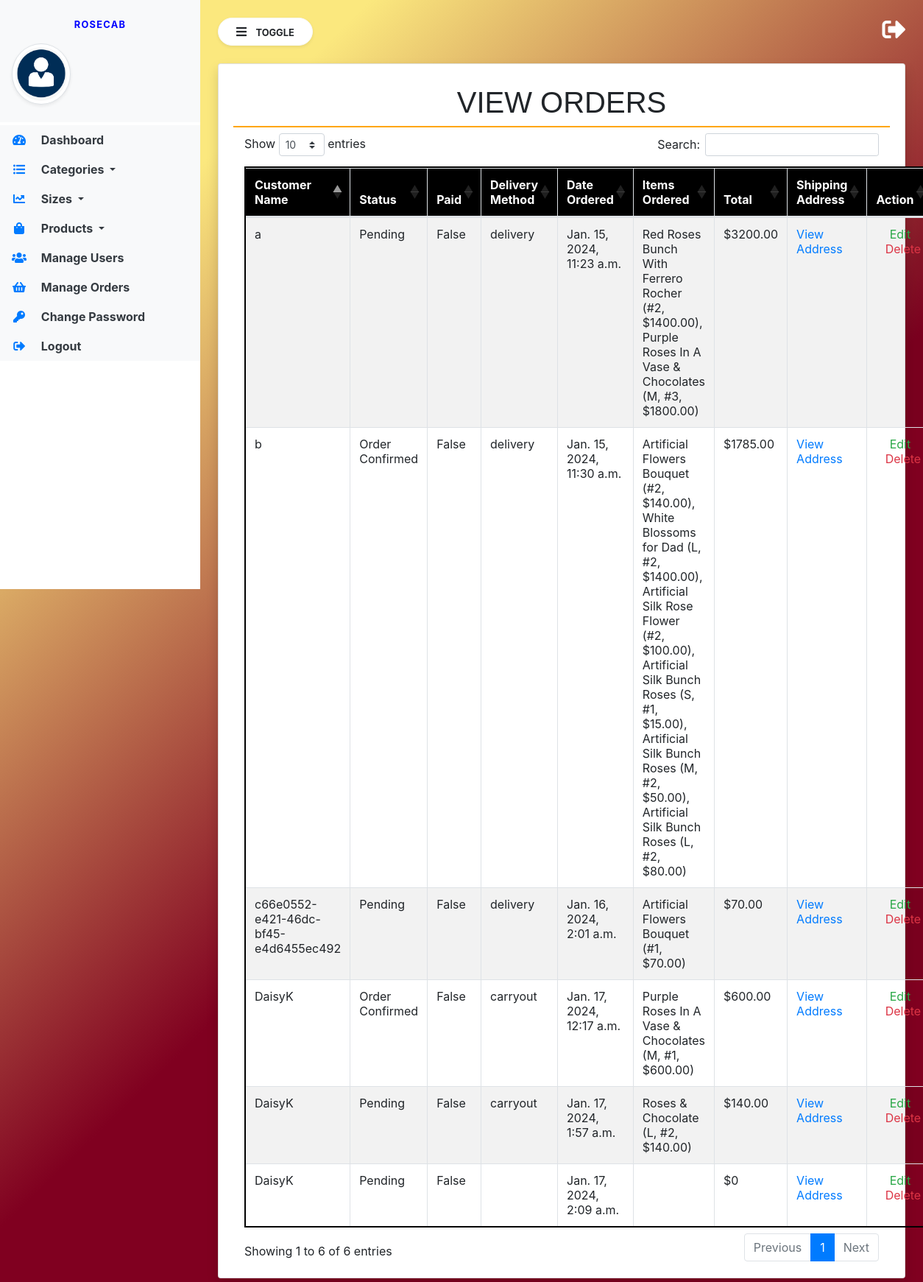
The page /view_order/ on the database as committed earlier.
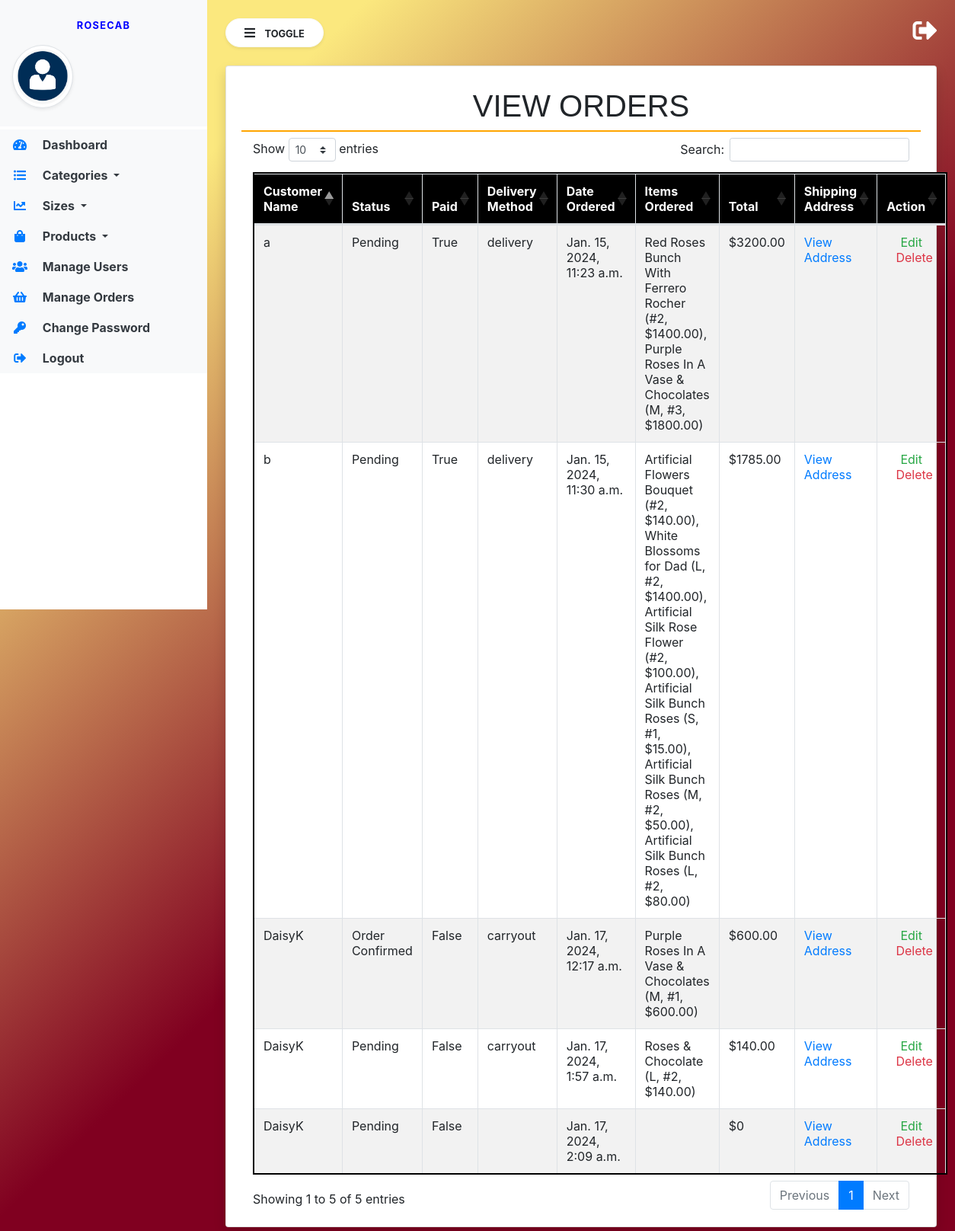
The same page on the database as committed later.
### order/models.py (models this page shows, shortened)
class Order(models.Model):
    PAYMENT_CHOICES = (("cash", "cash"), ("online", "online"))
    DELIVERY_CHOICES = (("delivery", "delivery"), ("carryout", "carryout"))
    transaction_id = models.UUIDField(
        primary_key=True, default=uuid.uuid4, editable=True
    )
    customer = models.ForeignKey(Customer, on_delete=models.CASCADE)
    STATUS =(
        ('Pending','Pending'),
        ('Order Confirmed','Order Confirmed'),
        ('Out for Delivery','Out for Delivery'),
        ('Delivered','Delivered'),
    )
    status=models.CharField(max_length=50,null=True,choices=STATUS,default='Pending')
    date_ordered = models.DateTimeField(auto_now_add=True)
    date_modified = models.DateTimeField(auto_now=True)
    complete = models.BooleanField(default=False)
    paid = models.BooleanField(default=False)
    payment_method = models.CharField(max_length=10, choices=PAYMENT_CHOICES)
    delivery_method = models.CharField(max_length=10, choices=DELIVERY_CHOICES)
    shipping = models.ForeignKey(
        "ShippingAddress", on_delete=models.SET_NULL, blank=True, null=True
    )
    pickup = models.ForeignKey(
        "PickUpDetail", on_delete=models.SET_NULL, blank=True, null=True
    )
    coupon = models.ForeignKey(
        "Coupon", on_delete=models.SET_NULL, blank=True, null=True
    )
    email = models.EmailField(max_length=70, null=True, blank=True)
    phone = models.CharField(max_length=20, null=True, blank=True)
    @property
    def get_cart_subtotal(self):
        order_items = self.orderitem_set.all()
        total = sum([item.get_total for item in order_items])
        return total
    get_cart_subtotal.fget.short_description = "Subtotal"
    @property
    def get_cart_total(self):
        total = self.get_cart_subtotal
        if self.coupon:
            total = total - self.get_coupon_value
        return total
    get_cart_total.fget.short_description = "Total"
    @property
    def get_cart_items(self):
        order_items = self.orderitem_set.all()
        total = sum([item.quantity for item in order_items])
        return total
    get_cart_items.fget.short_description = "# Items"
    @property
    def display_items(self):
        order_items = self.orderitem_set.all()
        ticker, l = 1, len(order_items)
        product_titles = str()
        for item in order_items:
            add_comma = ", " if l > 1 and ticker != l else ""
            if item.variation:
                product_title = f"""{item.product.name}
                ({item.variation.get_size},
                #{item.quantity}, ${item.get_total}){add_comma}"""
            else:
                product_title = f"""{item.product.name}
                (#{item.quantity}, ${item.get_total}){add_comma}"""
            product_titles += product_title
            ticker += 1
        return product_titles
    @property
    def get_coupon_value(self):
        if self.coupon:
            if self.coupon.discount_type == "Percent":
                coupon_value = round(
                    self.get_cart_subtotal * self.coupon.discount_amount / 100, 2
                )
            else:
                coupon_value = self.coupon.discount_amount
        else:
            coupon_value = None
        return coupon_value
    get_coupon_value.fget.short_description = "Coupon"

class OrderItem(models.Model):
    product = models.ForeignKey(Product, on_delete=models.CASCADE)
    order = models.ForeignKey(Order, on_delete=models.CASCADE)
    variation = models.ForeignKey(
        ProductVariant, on_delete=models.SET_NULL, blank=True, null=True
    )
    quantity = models.IntegerField(default=0)
    date_added = models.DateTimeField(auto_now_add=True)
    @property
    def get_total(self):
        if self.product.has_variants:
            total = self.variation.price * self.quantity
        else:
            total = self.product.price * self.quantity
        return total
    get_total.fget.short_description = "Total"
    def image_tag(self):
        return mark_safe(
            f'<img src="{self.product.image.url}" width="100" height="100" />'
        )
    image_tag.short_description = "Image"

### users/models.py (models this page shows)
class Customer(models.Model):
    user = models.OneToOneField("User", null=True, blank=True, on_delete=models.CASCADE)
    device = models.CharField(max_length=200, null=True, blank=True)
    created_at = models.DateTimeField(auto_now_add=True)
    def __str__(self):
        return self.user.username if self.user else self.device

class User(AbstractUser):
    email = models.EmailField(unique=True)
    REQUIRED_FIELDS = [
        "email",
    ]

### store/models.py (models this page shows, shortened)
class Product(models.Model):
    id = models.UUIDField(primary_key=True, default=uuid.uuid4, editable=False)
    name = models.CharField(max_length=100)
    price = models.DecimalField(max_digits=6, decimal_places=2, blank=True, null=True)
    desc = models.TextField(max_length=500, blank=True, null=True)
    image = models.ImageField(blank=True, upload_to="images")
    created_at = models.DateField(auto_now_add=True)
    updated_at = models.DateField(auto_now=True)
    product_category = models.ForeignKey(
        "Category", on_delete=models.CASCADE, null=True, blank=True
    )
    class Meta:
        ordering = ("product_category",)
    def image_tag(self):  # pragma: no cover
        if self.image:
            return mark_safe(f'<img src="{self.image.url}" width="100" height="100" />')
    image_tag.short_description = "Image"
    @property
    def has_variants(self):
        if self.productvariant_set.count() > 0:
            return True
        else:
            return False

class ProductVariant(models.Model):
    title = models.CharField(max_length=100, blank=True, null=True)
    product = models.ForeignKey(Product, on_delete=models.CASCADE)
    size = models.ForeignKey(Size, on_delete=models.CASCADE)
    price = models.DecimalField(max_digits=6, decimal_places=2)
    @property
    def get_size(self):
        return str(self.size)

class Size(models.Model):
    name = models.CharField(max_length=20, blank=True, null=True, unique=True)
    def __str__(self):
        return self.name

### custom_admin/views.py (the view)
# urls.py: path('view_order/', view_orders, name='view_orders'),
def view_orders(request):
    orders = Order.objects.all()
    context = {'orders': orders}
    return render(request, 'view_order.html', context)

### store/context_processors.py (called while the page is built)
def get_cart_quantity(request):
    if request.user.is_authenticated:
        try:
            customer = request.user.customer
        except:
            number_of_items = 0
    else:
        try:
            customer, created = Customer.objects.get_or_create(
                device=request.COOKIES["device"]
            )
        except:
            number_of_items = 0
    try:
        customer_order = Order.objects.filter(customer=customer, complete=False)[0]
        number_of_items = customer_order.get_cart_items
    except:
        number_of_items = 0
    return {"cart_quantity": number_of_items}

### templates/view_order.html (shortened to what this page needs)
{% extends 'admin_base.html' %}
{% block content %}
<div class="card shadow">
    <div class="card-body">
        <h1 class="p-2 text-center" style="border-bottom: 2px solid orange; font-family: 'Georgia', sans-serif; font-size: 2.5em; text-transform: uppercase;">
            View Orders</h1>
        <div class="container-fluid">
            <table class="table table-bordered table-striped" style="border: 2px solid black;" id="example">
                <thead style="background-color: black; color: white;">
                    <tr>
                        <th>Customer Name</th>
                        <th>Status</th>
                        <th>Paid</th>
                        <th>Delivery Method</th>
                        <th>Date Ordered</th>
                        <th>Items Ordered</th>
                        <th>Total</th>
                        <th>Shipping Address</th>
                        <th class="text-center">Action</th>
                    </tr>
                </thead>
                <tbody>
                    {% for order in orders %}
                        <tr>
                            <td>{{ order.customer }}</td>
                            <td>{{ order.status|default:"Pending" }}</td>
                            <td>{{ order.paid }}</td>
                            <td>{{ order.delivery_method }}</td>
                            <td>{{ order.date_ordered }}</td>
                            <td>{{ order.display_items }}</td>
                            <td>${{ order.get_cart_total }}</td>
                            <td><a href="{% url 'view_shipping_address' order.transaction_id %}" target="_blank">View Address</a></td>
                            <td class="text-center">
                                <a href="{% url 'edit_order' order.transaction_id %}" class="text-success">Edit</a>
                                <a href="#" class="text-danger ml-2" onclick="confirmDelete('{{ order.transaction_id }}')">Delete</a>
                            </td>
                        </tr>
                    {% endfor %}
                </tbody>
            </table>
        </div>
    </div>
</div>
<link rel="stylesheet" href="https://stackpath.bootstrapcdn.com/bootstrap/4.3.1/css/bootstrap.min.css">
<link rel="stylesheet" type="text/css" href="https://cdn.datatables.net/1.10.24/css/dataTables.bootstrap4.min.css">
{% endblock %}

### templates/admin_base.html (shortened to what this page needs)
{% load static %}
<html lang="en">
<head>
    <link rel="stylesheet" href="https://maxcdn.bootstrapcdn.com/bootstrap/4.3.1/css/bootstrap.min.css">
    <link rel="stylesheet" href="https://use.fontawesome.com/releases/v5.6.3/css/all.css"
>
    <link rel="stylesheet" type="text/css" href="{% static 'css/sidebar.css' %}">
</head>
<body>
{%include 'admin_navbar.html'%}
<div class="page-content p-4" id="content">
    <a href="/logout/" title="logout" class="float-right text-white"><i class="fas fa-sign-out-alt fa-2x"></i></a>
    <button id="sidebarCollapse" type="button" class="btn btn-light bg-white rounded-pill shadow-sm px-4 mb-4">
        <i class="fas fa-bars mr-2"></i>
        <small class="text-uppercase font-weight-bold">Toggle</small>
    </button>
    {% block content %}
    {% endblock content %}
</div>
</body>
</html>

### templates/admin_navbar.html (shortened to what this page needs)
{%load static%}
<div class="vertical-nav bg-white" id="sidebar">
    <div class="py-4 px-3 mb-1 bg-light">
        <a href="/"> <p class="font-weight-bold text-uppercase px-3 small dashboard-text text-center">ROSECAB</p></a>
        <div class="media d-flex align-items-center">
            <img src="{% static 'images/adminlogo.png' %}" width="80" height="80"
                 class="mr-3 rounded-circle img-thumbnail shadow-sm">
        </div>
    </div>
    <ul class="nav flex-column bg-white">
        <li class="nav-item">
            <a href="/admindashboard/" class="nav-link text-dark bg-light">
                <i class="fas fa-tachometer-alt fa-fw mr-3 text-primary"></i>
                Dashboard
            </a>
        </li>
        <li class="nav-item dropdown">
            <a class="nav-link dropdown-toggle text-dark bg-light" href="/#cat-menu" id="navbardrop" data-toggle="dropdown">
                <i class="fas fa-list-ul mr-3 text-primary fa-fw"></i> Categories
            </a>
        </li>
        <li class="nav-item dropdown">
            <a class="nav-link dropdown-toggle text-dark bg-light" href="/#size-menu" id="navbardrop" data-toggle="dropdown">
                <i class="fas fa-chart-line mr-3 text-primary fa-fw"></i> Sizes
            </a>
        </li>
        <li class="nav-item dropdown">
            <a class="nav-link dropdown-toggle text-dark bg-light" href="/#product-menu" id="navbardrop" data-toggle="dropdown">
                <i class="fas fa-shopping-bag mr-3 text-primary fa-fw"></i> Products
            </a>
        </li>
        <li class="nav-item">
            <a href="{% url 'user_list' %}" class="nav-link text-dark bg-light">
                <i class="fas fa-users mr-3 text-primary fa-fw"></i>
                Manage Users
            </a>
         </li>
        <li class="nav-item">
            <a href="{% url 'view_orders' %}" class="nav-link text-dark bg-light">
                <i class="fas fa-shopping-basket mr-3 text-primary fa-fw"></i>
                Manage Orders
            </a>
         </li>
        <li class="nav-item">
            <a href="" class="nav-link text-dark bg-light">
                <i class="fas fa-key mr-3 text-primary fa-fw"></i>
                Change Password
            </a>
        </li>
        <li class="nav-item">
            <a href="/logout/" class="nav-link text-dark bg-light">
                <i class="fas fa-sign-out-alt mr-3 text-primary fa-fw"></i>
                Logout
            </a>
        </li>
    </ul>
</div>

Rows that differ between the two databases and show on the page:
removed Order: customer "c66e0552-e421-46dc-bf45-e4d6455ec492", status "Pending", paid "False", delivery_method "delivery", date_ordered "Jan. 16, 2024, 2:01 a.m.", display_items "Artificial Flowers Bouquet (#1, $70.00)", get_cart_total "70.00"
changed Order "Jan. 15, 2024, 11:23 a.m.": paid "False" → "True"
changed Order "Jan. 15, 2024, 11:30 a.m.": status "Order Confirmed" → "Pending"; paid "False" → "True"
Other text that changed with them:
text written by a page script: "Show entries Search: Showing 1 to 6 of 6 entries Previous 1 Next" → "Show entries Search: Showing 1 to 5 of 5 entries Previous 1 Next"
